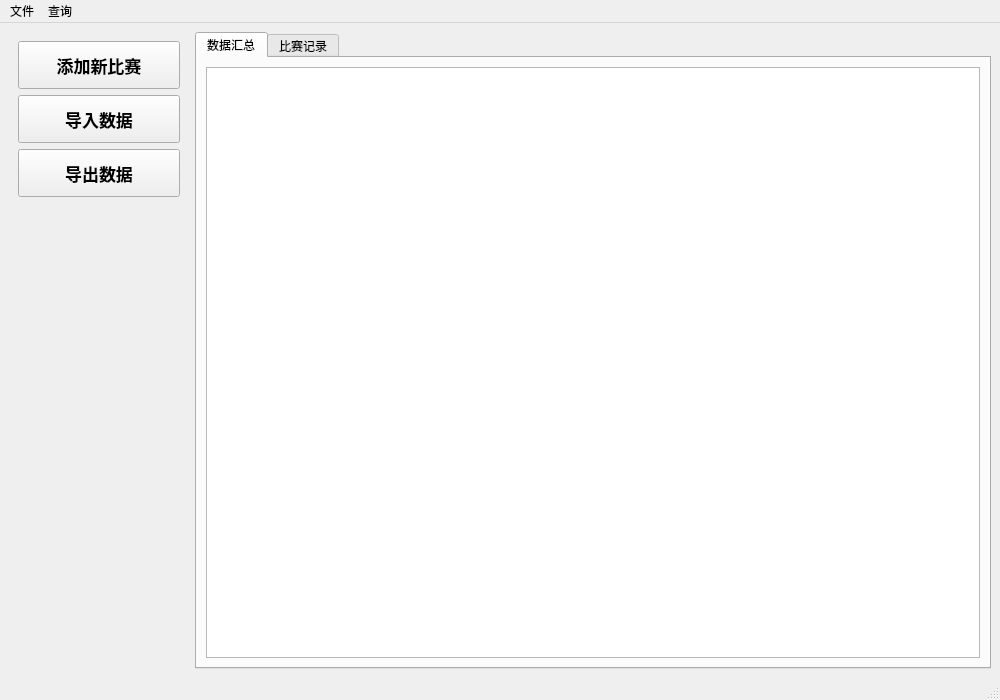
<?xml version="1.0" encoding="UTF-8"?>
<ui version="4.0">
 <class>MainWindow</class>
 <widget class="QMainWindow" name="MainWindow">
  <property name="geometry">
   <rect>
    <x>0</x>
    <y>0</y>
    <width>1000</width>
    <height>700</height>
   </rect>
  </property>
  <property name="windowTitle">
   <string>篮球联赛个人技术数据处理系统</string>
  </property>
  <widget class="QWidget" name="centralwidget">
    <layout class="QHBoxLayout" name="mainHorizontalLayout">
     <item>
      <widget class="QWidget" name="leftPanel">
        <property name="minimumSize">
         <size>
          <width>180</width>
          <height>0</height>
         </size>
        </property>
        <layout class="QVBoxLayout" name="leftButtonLayout">
         <item>
          <widget class="QPushButton" name="newGameButton">
            <property name="minimumSize">
             <size>
              <width>140</width>
              <height>48</height>
             </size>
            </property>
            <property name="font">
             <font>
              <pointsize>13</pointsize>
              <bold>true</bold>
             </font>
            </property>
            <property name="text">
             <string>添加新比赛</string>
            </property>
            <property name="objectName">
             <string>btnPrimary</string>
            </property>
          </widget>
         </item>
         <item>
          <widget class="QPushButton" name="importDataButton">
            <property name="minimumSize">
             <size>
              <width>140</width>
              <height>48</height>
             </size>
            </property>
            <property name="font">
             <font>
              <pointsize>13</pointsize>
              <bold>true</bold>
             </font>
            </property>
            <property name="text">
             <string>导入数据</string>
            </property>
            <property name="objectName">
             <string>btnGray</string>
            </property>
          </widget>
         </item>
         <item>
          <widget class="QPushButton" name="exportDataButton">
            <property name="minimumSize">
             <size>
              <width>140</width>
              <height>48</height>
             </size>
            </property>
            <property name="font">
             <font>
              <pointsize>13</pointsize>
              <bold>true</bold>
             </font>
            </property>
            <property name="text">
             <string>导出数据</string>
            </property>
            <property name="objectName">
             <string>btnGreen</string>
            </property>
          </widget>
         </item>
         <item>
          <spacer name="verticalSpacer">
            <property name="orientation">
             <enum>Qt::Vertical</enum>
            </property>
            <property name="sizeHint" stdset="0">
             <size>
              <width>20</width>
              <height>40</height>
             </size>
            </property>
          </spacer>
         </item>
        </layout>
      </widget>
     </item>
     <item>
      <widget class="QTabWidget" name="tabWidget">
        <property name="currentIndex">
         <number>0</number>
        </property>
        <widget class="QWidget" name="summaryTab">
         <attribute name="title">
          <string>数据汇总</string>
         </attribute>
         <layout class="QVBoxLayout" name="verticalLayout_2">
          <item>
            <widget class="QTableWidget" name="summaryTableWidget"/>
          </item>
         </layout>
        </widget>
        <widget class="QWidget" name="gamesTab">
         <attribute name="title">
          <string>比赛记录</string>
         </attribute>
         <layout class="QVBoxLayout" name="verticalLayout_3">
          <item>
            <widget class="QTableWidget" name="gamesTableWidget"/>
          </item>
         </layout>
        </widget>
      </widget>
     </item>
    </layout>
  </widget>
  <widget class="QMenuBar" name="menubar">
   <property name="geometry">
    <rect>
     <x>0</x>
     <y>0</y>
     <width>1000</width>
     <height>21</height>
    </rect>
   </property>
   <widget class="QMenu" name="menuFile">
    <property name="title">
     <string>文件</string>
    </property>
    <addaction name="actionSave"/>
    <addaction name="actionLoad"/>
   </widget>
   <widget class="QMenu" name="menuQuery">
    <property name="title">
     <string>查询</string>
    </property>
    <addaction name="actionShowSummary"/>
    <addaction name="actionTopThree"/>
    <addaction name="actionTeamTopThree"/>
   </widget>
   <addaction name="menuFile"/>
   <addaction name="menuQuery"/>
  </widget>
  <widget class="QStatusBar" name="statusbar"/>
  <action name="actionSave">
   <property name="text">
    <string>保存数据</string>
   </property>
  </action>
  <action name="actionLoad">
   <property name="text">
    <string>加载数据</string>
   </property>
  </action>
  <action name="actionShowSummary">
   <property name="text">
    <string>查看汇总数据</string>
   </property>
  </action>
  <action name="actionTopThree">
   <property name="text">
    <string>查看平均数据排名</string>
   </property>
  </action>
  <action name="actionTeamTopThree">
   <property name="text">
    <string>查看队内排名</string>
   </property>
  </action>
 </widget>
 <resources/>
 <connections/>
</ui>
